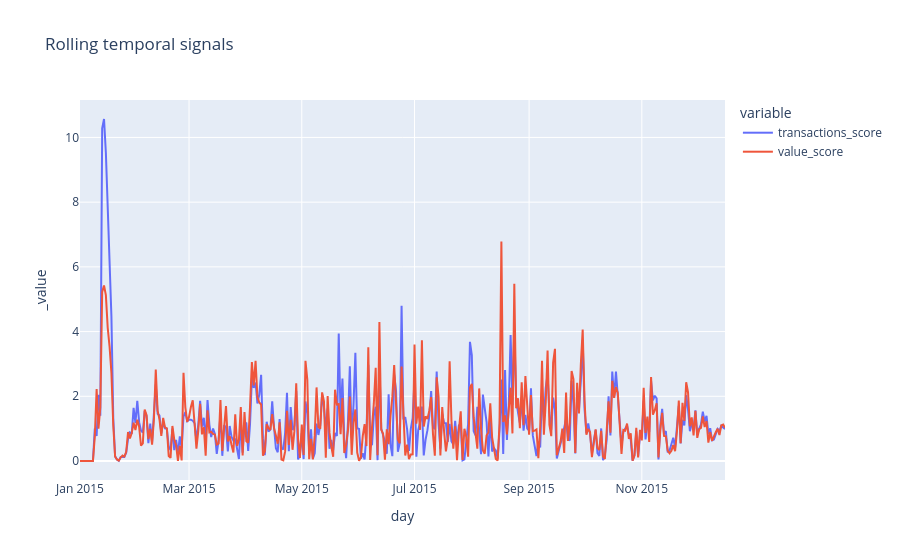

Notebook source saved alongside this figure:
### Markdown cell above
## 2. Validation ranking

### Code cell
px.line(td,x="day",y=["transactions_score","value_score"],
        title="Rolling temporal signals").show(); 
display(td.sort_values("temporal_score",ascending=False).head(15))

### Figure 1 — Plotly figure (JSON) as saved in the notebook; plotly's stock layout.template omitted (floating-point values rounded to 4 significant figures; data arrays with more than 128 entries replaced by an {"elided": "..."} marker saying what was removed)
{"data": [{"hovertemplate": "variable=transactions_score<br>day=%{x}<br>_value=%{y}<extra></extra>", "legendgroup": "transactions_score", "line": {"color": "#636efa", "dash": "solid"}, "marker": {"symbol": "circle"}, "mode": "lines", "name": "transactions_score", "orientation": "v", "showlegend": true, "type": "scatter", "x": {"elided": "350 str values"}, "xaxis": "x", "y": {"elided": "350 float values"}, "yaxis": "y"}, {"hovertemplate": "variable=value_score<br>day=%{x}<br>_value=%{y}<extra></extra>", "legendgroup": "value_score", "line": {"color": "#EF553B", "dash": "solid"}, "marker": {"symbol": "circle"}, "mode": "lines", "name": "value_score", "orientation": "v", "showlegend": true, "type": "scatter", "x": {"elided": "350 str values"}, "xaxis": "x", "y": {"elided": "350 float values"}, "yaxis": "y"}], "layout": {"legend": {"title": {"text": "variable"}, "tracegroupgap": 0}, "title": {"text": "Rolling temporal signals"}, "xaxis": {"anchor": "y", "domain": [0, 1], "title": {"text": "day"}}, "yaxis": {"anchor": "x", "domain": [0, 1], "title": {"text": "_value"}}}}
